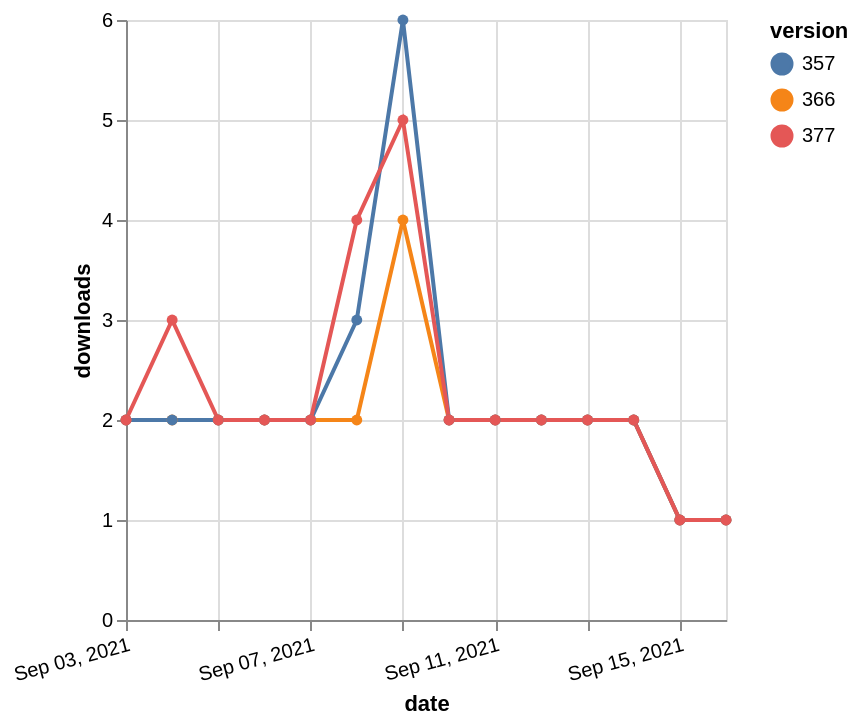

Write a Vega-Lite specification for this figure.
### Vega-Lite specification from a JSON file in a GitHub repository (floating-point values rounded to 4 significant figures)
{"$schema": "https://vega.github.io/schema/vega-lite/v5.json", "description": "A simple bar chart with embedded data.", "data": {"values": [{"date": "2021-09-03", "total": 2223, "delta": 2, "version": "366"}, {"date": "2021-09-04", "total": 2225, "delta": 2, "version": "366"}, {"date": "2021-09-05", "total": 2227, "delta": 2, "version": "366"}, {"date": "2021-09-06", "total": 2229, "delta": 2, "version": "366"}, {"date": "2021-09-07", "total": 2231, "delta": 2, "version": "366"}, {"date": "2021-09-08", "total": 2233, "delta": 2, "version": "366"}, {"date": "2021-09-09", "total": 2237, "delta": 4, "version": "366"}, {"date": "2021-09-10", "total": 2239, "delta": 2, "version": "366"}, {"date": "2021-09-11", "total": 2241, "delta": 2, "version": "366"}, {"date": "2021-09-12", "total": 2243, "delta": 2, "version": "366"}, {"date": "2021-09-13", "total": 2245, "delta": 2, "version": "366"}, {"date": "2021-09-14", "total": 2247, "delta": 2, "version": "366"}, {"date": "2021-09-15", "total": 2248, "delta": 1, "version": "366"}, {"date": "2021-09-16", "total": 2249, "delta": 1, "version": "366"}, {"date": "2021-09-03", "total": 2729, "delta": 2, "version": "357"}, {"date": "2021-09-04", "total": 2731, "delta": 2, "version": "357"}, {"date": "2021-09-05", "total": 2733, "delta": 2, "version": "357"}, {"date": "2021-09-06", "total": 2735, "delta": 2, "version": "357"}, {"date": "2021-09-07", "total": 2737, "delta": 2, "version": "357"}, {"date": "2021-09-08", "total": 2740, "delta": 3, "version": "357"}, {"date": "2021-09-09", "total": 2746, "delta": 6, "version": "357"}, {"date": "2021-09-10", "total": 2748, "delta": 2, "version": "357"}, {"date": "2021-09-11", "total": 2750, "delta": 2, "version": "357"}, {"date": "2021-09-12", "total": 2752, "delta": 2, "version": "357"}, {"date": "2021-09-13", "total": 2754, "delta": 2, "version": "357"}, {"date": "2021-09-14", "total": 2756, "delta": 2, "version": "357"}, {"date": "2021-09-15", "total": 2757, "delta": 1, "version": "357"}, {"date": "2021-09-16", "total": 2758, "delta": 1, "version": "357"}, {"date": "2021-09-03", "total": 2041, "delta": 2, "version": "377"}, {"date": "2021-09-04", "total": 2044, "delta": 3, "version": "377"}, {"date": "2021-09-05", "total": 2046, "delta": 2, "version": "377"}, {"date": "2021-09-06", "total": 2048, "delta": 2, "version": "377"}, {"date": "2021-09-07", "total": 2050, "delta": 2, "version": "377"}, {"date": "2021-09-08", "total": 2054, "delta": 4, "version": "377"}, {"date": "2021-09-09", "total": 2059, "delta": 5, "version": "377"}, {"date": "2021-09-10", "total": 2061, "delta": 2, "version": "377"}, {"date": "2021-09-11", "total": 2063, "delta": 2, "version": "377"}, {"date": "2021-09-12", "total": 2065, "delta": 2, "version": "377"}, {"date": "2021-09-13", "total": 2067, "delta": 2, "version": "377"}, {"date": "2021-09-14", "total": 2069, "delta": 2, "version": "377"}, {"date": "2021-09-15", "total": 2070, "delta": 1, "version": "377"}, {"date": "2021-09-16", "total": 2071, "delta": 1, "version": "377"}]}, "width": "container", "mark": {"type": "line", "point": {"filled": true}}, "encoding": {"x": {"field": "date", "type": "temporal", "timeUnit": "yearmonthdate", "title": "date", "axis": {"labelAngle": -15}}, "y": {"field": "delta", "type": "quantitative", "title": "downloads"}, "color": {"field": "version", "type": "nominal"}, "tooltip": {"field": "delta"}}}
